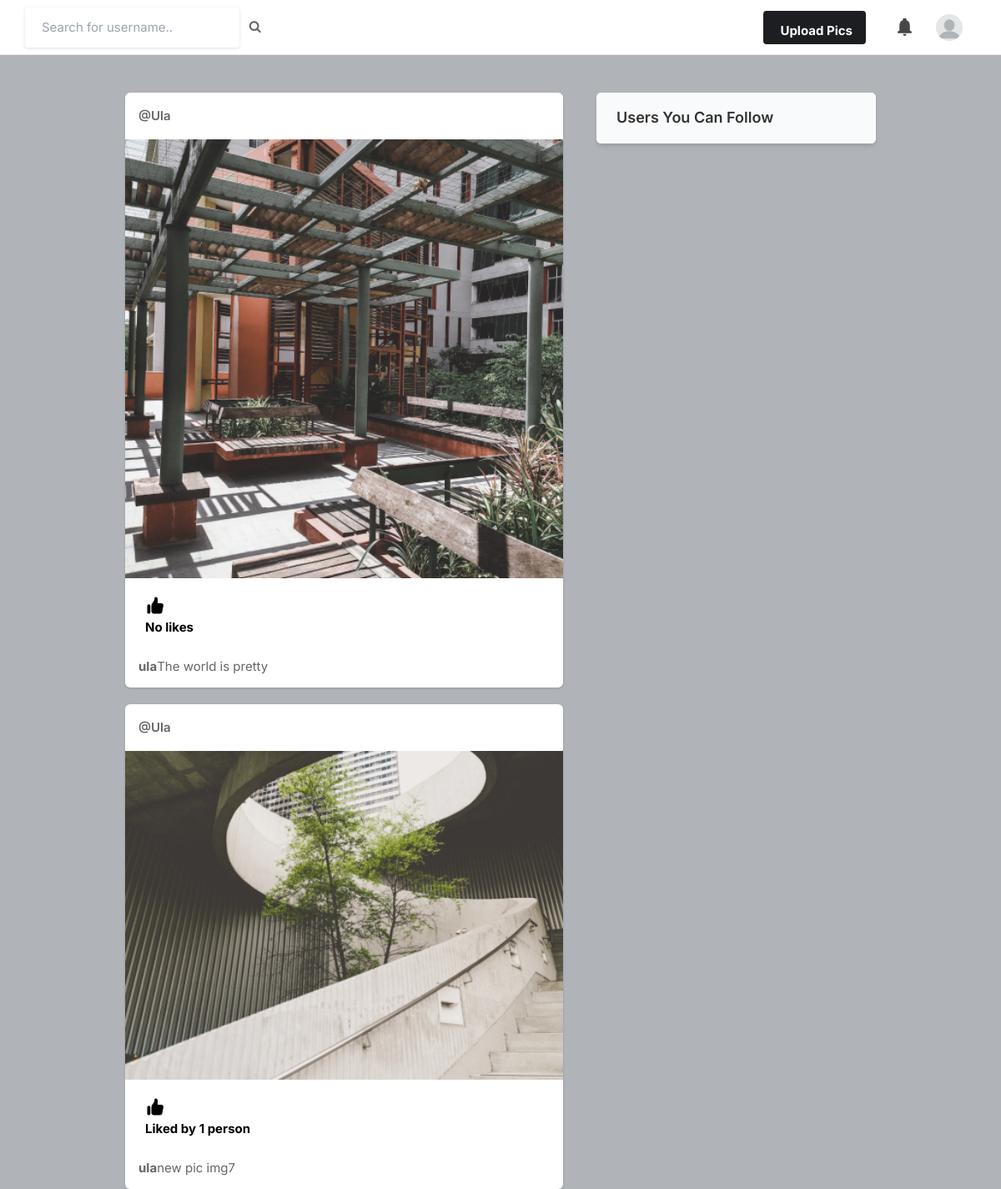
The page / (signed in) on the database as committed earlier.
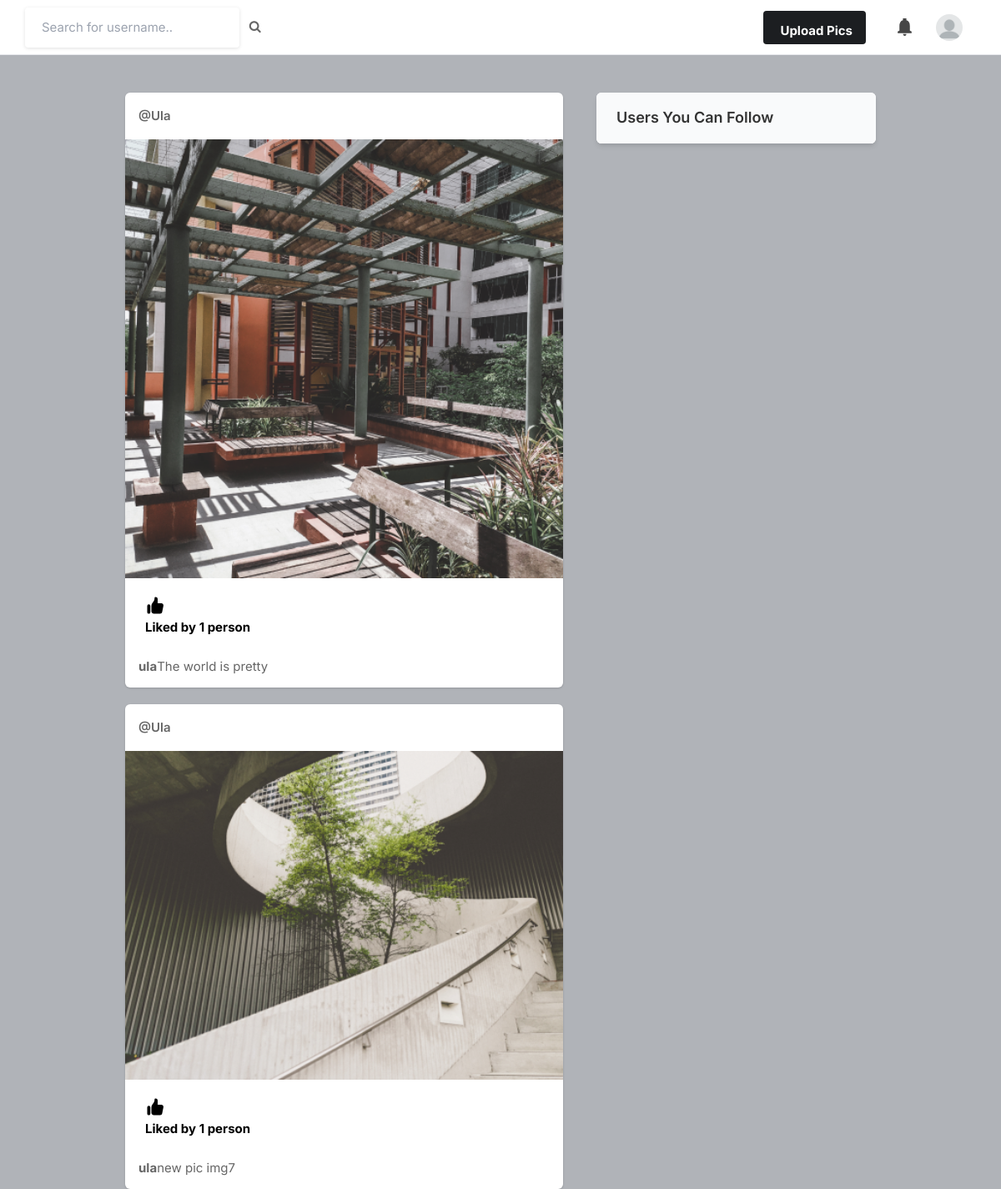
The same page on the database as committed later.
### core/models.py (models this page shows, shortened)
class Post(models.Model):
    id = models.UUIDField(primary_key=True, default=uuid.uuid4)
    user = models.CharField(max_length=100)
    image = models.ImageField(upload_to='post_images')
    caption = models.TextField()
    created_at = models.DateTimeField(default=datetime.now)
    no_of_likes = models.IntegerField(default=0)

### core/views.py (the view)
# urls.py: path('', views.index, name='index'),
@login_required(login_url='signin')
def index(request):
    user_object = User.objects.get(username=request.user.username)
    user_profile = Profile.objects.get(user=user_object)
    user_following_list = []
    feed = []
    user_following = FollowersCount.objects.filter(follower= request.user.username)
    for users in user_following:
        user_following_list.append(users.user)
    for usernames in user_following_list:
        feed_lists = Post.objects.filter(user=usernames)
        feed.append(feed_lists)
    feed_list = list(chain(*feed))
    all_users = User.objects.all()
    user_following_all = []
    for user in user_following:
        user_list = User.objects.get(username=user.user)
        user_following_all.append(user_list)
    new_suggestion_list = [x for x in list(all_users) if (x not in list(user_following_all))]
    current_user = User.objects.filter(username=request.user.username)
    final_suggestions_list = [x for x in list(new_suggestion_list) if (x not in list(current_user))]
    random.shuffle(final_suggestions_list)
    username_profile = []
    username_profile_list = []
    for users in final_suggestions_list:
        username_profile.append(users.id)
    for ids in username_profile:
        final_profile_lists = Profile.objects.filter(id_user=ids)
        username_profile_list.append(final_profile_lists)
    suggestion_profile_list = list(chain(*username_profile_list))
    return render(request, 'index.html', {'user_profile':user_profile, 'posts':feed_list, "suggestion_profile_list": suggestion_profile_list[:4]})

### templates/index.html (shortened to what the changed rows need)
{% load static %}
<!DOCTYPE html>
<html lang="en">
<head>
    <link rel="stylesheet" href="{% static 'assets/css/icons.css' %}">
    <link rel="stylesheet" href="{% static 'assets/css/uikit.css' %}">
    <link rel="stylesheet" href="{% static 'assets/css/style.css' %}">
    <link rel="stylesheet" href="{% static 'assets/css/tailwind.css' %}">
    <link rel="stylesheet" href="https://cdnjs.cloudflare.com/ajax/libs/font-awesome/4.7.0/css/font-awesome.min.css">
</head>
<body>
            <div class="container m-auto">
                <div class="lg:flex justify-center lg:space-x-10 lg:space-y-0 space-y-5">
                    <div class="space-y-5 flex-shrink-0 lg:w-7/12">
                        {% for post in posts reversed %}
                        <div class="bg-white shadow rounded-md  -mx-2 lg:mx-0">
                            <div class="flex justify-between items-center px-4 py-3">
                                <div class="flex flex-1 items-center space-x-4">
                                    <span class="block capitalize font-semibold "><a href="/profile/{{post.user}}">@{{post.user}}</a></span>
                                </div>
                              <div>
                                <a href="#"> <i class="icon-feather-more-horizontal text-2xl hover:bg-gray-200 rounded-full p-2 transition -mr-1 "></i> </a>
                              </div>
                            </div>
                            <div uk-lightbox>
                                <a href="{{post.image.url}}">
                                    <img class="w-full" src="{{post.image.url}}" alt="">
                                </a>
                            </div>
                            <div class="py-3 px-4 space-y-3">
                                <div class="flex space-x-4 lg:font-bold">
                                    <a href="/like-post?post_id={{post.id}}" class="flex items-center space-x-2">
                                        <div class="p-2 rounded-full text-black">
                                            {% if post.no_of_likes == 0%}
                                            <p>No likes</p>
                                            {% elif post.no_of_likes == 1%}
                                            <p>Liked by {{post.no_of_likes}} person</p>
                                            {% else %}
                                            <p>Liked by {{post.no_of_likes}} people</p>
                                            {% endif %}
                                        </div>
                                    </a>
                                </div>
                                <p>
                                    <a href="/profile/{{post.user}}"><strong>{{post.user}}</strong></a>{{post.caption}}
                                </p>
                            </div>
                        </div>
                        {% endfor %}
                    </div>
                    <div class="lg:w-5/12">
                        <div class="bg-white  shadow-md rounded-md overflow-hidden">
                            <div class="bg-gray-50  border-b border-gray-100 flex items-baseline justify-between py-4 px-6 ">
                                <h2 class="font-semibold text-lg">Users You Can Follow</h2>
                            </div>
                        </div>
                    </div>
                </div>
            </div>
</body>
</html>

Rows that differ between the two databases and show on the page:
changed Post "The world is pretty": no_of_likes (not shown) → "1"; no_of_likes "No likes" → "Liked by person"
